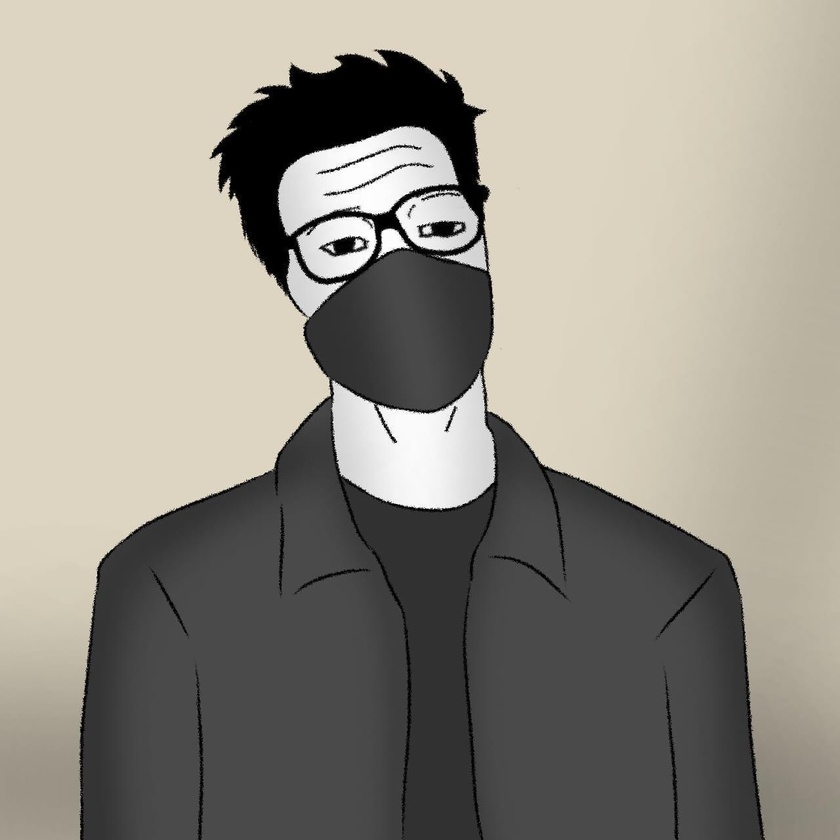
#> input picture images/mck.jpg, 840 x 840 px, shrunk from 1280 x 1280 before the run, found by its file name
$ python MultiScaleFeatures.py   (older library calls are emulated)
#> lines starting #> are read from the running program, lines starting #| are printed output that depends on the picture; after the words box and inside, x2 and y2 are one past the last pixel; in counts of white or black regions, pixels touching at a corner belong together
import cv2
import numpy as np
import matplotlib.pyplot as plt

# Hàm tính đạo hàm theo x và y
def compute_gradient(image):
    dx = cv2.Sobel(image, cv2.CV_64F, 1, 0, ksize=3)
    dy = cv2.Sobel(image, cv2.CV_64F, 0, 1, ksize=3)
    magnitude = np.sqrt(dx**2 + dy**2)
    angle = np.arctan2(dy, dx)
    return magnitude, angle

# Hàm phát hiện điểm đặc trưng
def detect_keypoints(image, threshold):
    gray = cv2.cvtColor(image, cv2.COLOR_BGR2GRAY)
    magnitude, angle = compute_gradient(gray)

    keypoints = []
    for i in range(1, magnitude.shape[0] - 1):
        for j in range(1, magnitude.shape[1] - 1):
            if magnitude[i, j] > threshold:
                # Kiểm tra xem điểm hiện tại có là điểm cực đại trong vùng lân cận không
                if (magnitude[i, j] > magnitude[i-1, j-1] and
                    magnitude[i, j] > magnitude[i-1, j] and
                    magnitude[i, j] > magnitude[i-1, j+1] and
                    magnitude[i, j] > magnitude[i, j-1] and
                    magnitude[i, j] > magnitude[i, j+1] and
                    magnitude[i, j] > magnitude[i+1, j-1] and
                    magnitude[i, j] > magnitude[i+1, j] and
                    magnitude[i, j] > magnitude[i+1, j+1]):
                    keypoints.append((i, j, magnitude[i, j], angle[i, j]))

    return keypoints

# Hàm mô tả điểm đặc trưng


def describe_keypoints(image, keypoints, patch_size=16):
    gray = cv2.cvtColor(image, cv2.COLOR_BGR2GRAY)
    descriptors = []
    for kp in keypoints:
        i, j, magnitude, angle = kp

        # Tính toán véc-tơ mô tả
        patch = gray[i-patch_size//2:i+patch_size //
                     2, j-patch_size//2:j+patch_size//2]
        hist = cv2.calcHist([patch], [0], None, [8], [0, 256])
        hist /= np.sum(hist)  # Chuẩn hóa histogram

        # Lưu trữ véc-tơ mô tả
        descriptors.append((i, j, magnitude, angle, hist))

    return descriptors


# Đường dẫn đến ảnh
image_path = r'C:\Users\nomdd\OneDrive\Pictures\Screenshots\mck.jpg'

# Đọc ảnh
image = cv2.imread(image_path)
#> image is the input picture: shape (840, 840, 3); mean B, G, R 135.3, 145.3, 149.6

# Thiết lập ngưỡng cho phát hiện điểm đặc trưng
threshold = 50

# Phát hiện điểm đặc trưng
keypoints = detect_keypoints(image, threshold)
#> in compute_gradient, `dx = cv2.Sobel(image, cv2.CV_64F, 1, 0, ksize=3)`:
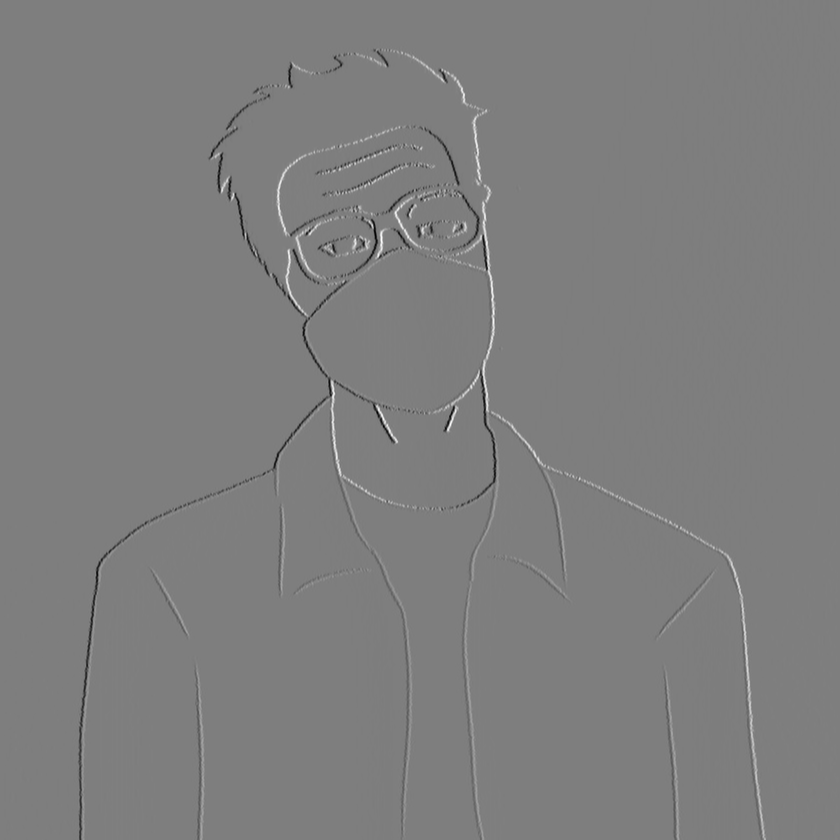
#> dx: shape (840, 840) float64; min -972, max 989, mean -0.2; drawn with min black and max white
#> in compute_gradient, `dy = cv2.Sobel(image, cv2.CV_64F, 0, 1, ksize=3)`:
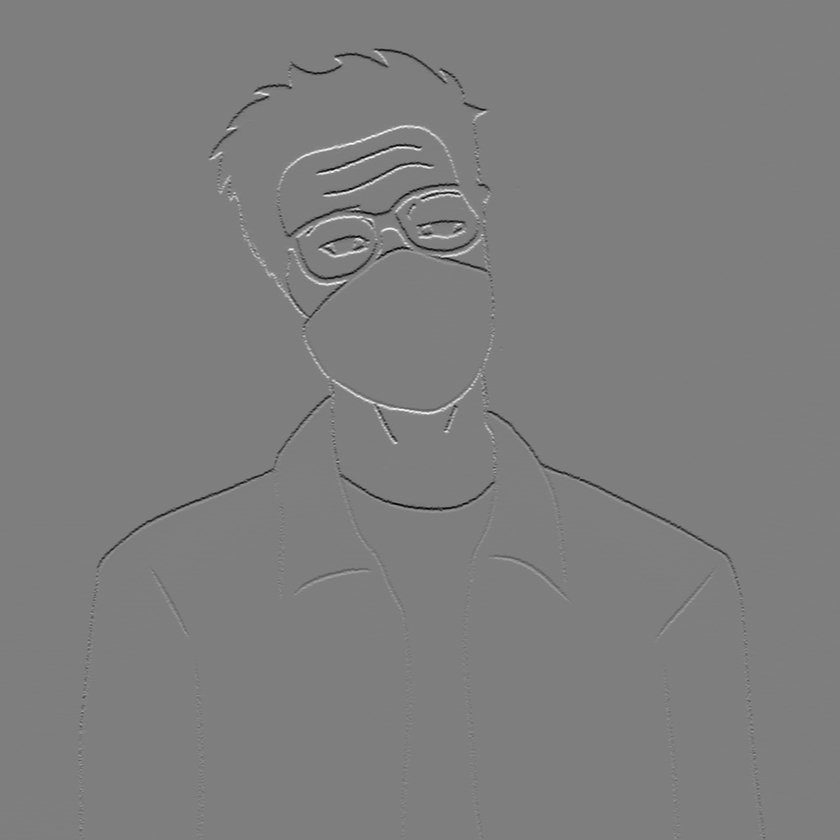
#> dy: shape (840, 840) float64; min -1004, max 1016, mean -1.2; drawn with min black and max white
#> in compute_gradient, `magnitude = np.sqrt(dx**2 + dy**2)`:
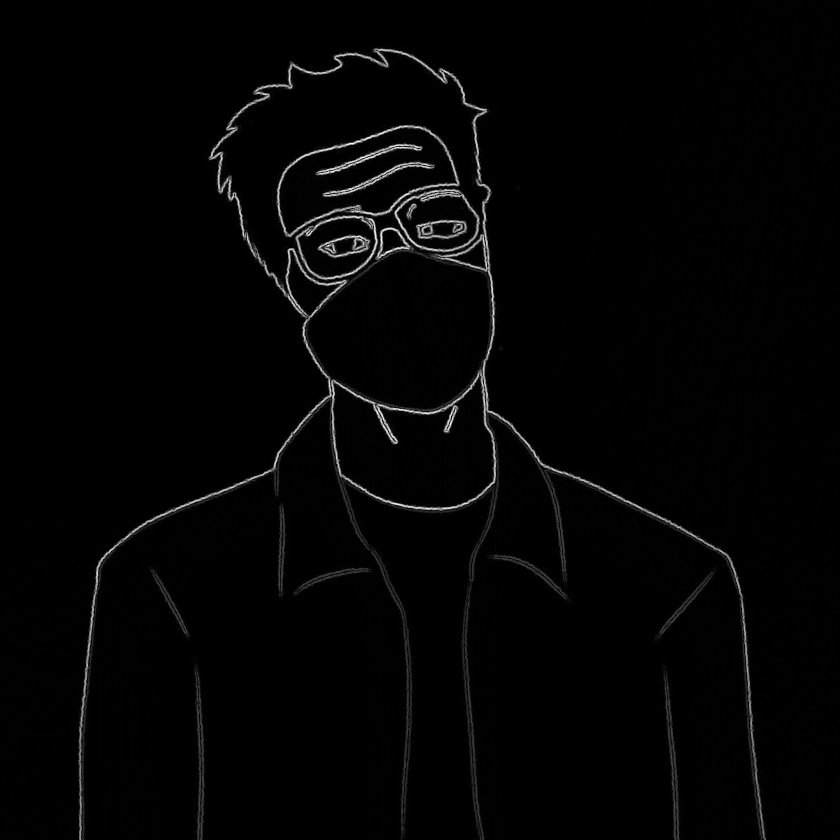
#> magnitude: shape (840, 840) float64; min 0, max 1042.9, mean 16.8; drawn with min black and max white
#> in compute_gradient, `angle = np.arctan2(dy, dx)`:
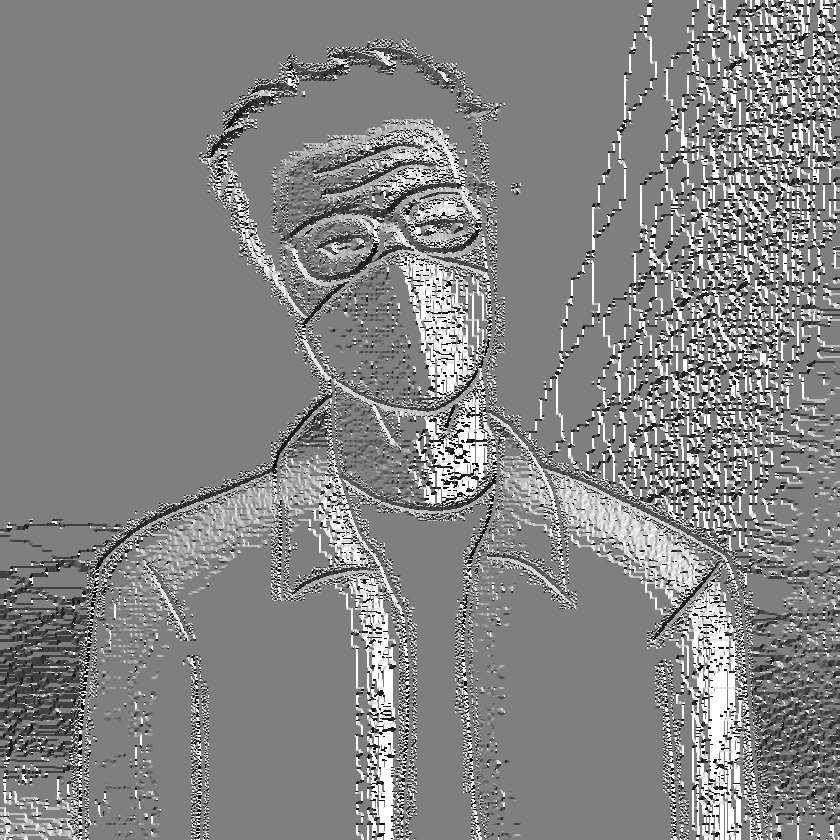
#> angle: shape (840, 840) float64; min -3.14, max 3.14, mean 0.14; drawn with min black and max white
#> after the loop in detect_keypoints, `for i in range(1, magnitude.shape[0] - 1):`: keypoints = 2328 items, first 6: (49, 375, 673.6, -1.89), (49, 381, 787, -1.57), (50, 385, 803.6, -1.4), (50, 388, 837.5, -1.43), (50, 392, 716, -1.58), (51, 375, 633.1, 1.77)

# Mô tả điểm đặc trưng
descriptors = describe_keypoints(image, keypoints)
#> the loop in describe_keypoints, `for kp in keypoints:` made 2328 passes
#> (i, j, magnitude, angle, hist) on passes 1 to 3: (49, 375, 673.6, -1.89, [15, 9, 4, 3, 7, 9, 207, 2]), (49, 381, 787, -1.57, [52, 11, 5, 4, 8, 10, 163, 3]), (50, 385, 803.6, -1.4, [83, 12, 6, 4, 6, 9, 131, 5])
#> after the loop in describe_keypoints, `for kp in keypoints:`: descriptors = 2328 items
#> descriptors = 2328 items

# Hiển thị ảnh gốc
plt.subplot(1, 2, 1)
plt.imshow(cv2.cvtColor(image, cv2.COLOR_BGR2RGB))
plt.title('Original Image')
plt.axis('off')

# Hiển thị ảnh với các điểm đặc trưng
image_with_keypoints = image.copy()
for kp in keypoints:
    i, j, _, _ = kp
    cv2.circle(image_with_keypoints, (j, i), 3, (0, 255, 0), -1)
#> this loop made 2328 passes
#> (kp, i, j) on passes 1 to 3: ((49, 375, 673.6, -1.89), 49, 375), ((49, 381, 787, -1.57), 49, 381), ((50, 385, 803.6, -1.4), 50, 385)
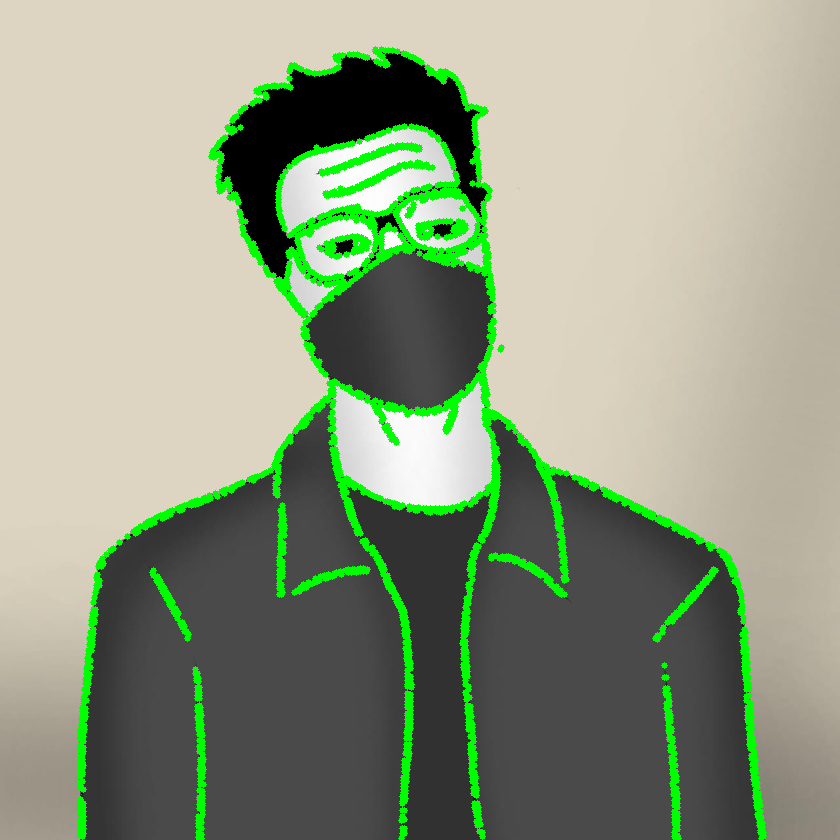
#> image_with_keypoints: shape (840, 840, 3); 6.06% of pixels changed, all inside (x1, y1, x2, y2) = (77, 46, 767, 840)

plt.subplot(1, 2, 2)
plt.imshow(cv2.cvtColor(image_with_keypoints, cv2.COLOR_BGR2RGB))
plt.title('Image with Keypoints')
plt.axis('off')

# Hiển thị kết quả
plt.show()
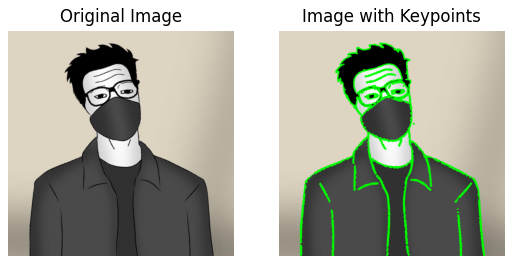
#> figure drawn by matplotlib, 2 panels

# In ra số lượng điểm đặc trưng được tìm thấy
print(f"Found {len(keypoints)} keypoints.")
#| Found 2328 keypoints.

# In ra thông tin của các điểm đặc trưng
for kp in descriptors:
    i, j, magnitude, angle, hist = kp
    print(
        f"Keypoint ({i}, {j}): Magnitude={magnitude}, Angle={angle}, Descriptor={hist}")
#> this loop made 2328 passes
#> (printed output is left out)

$ run again, with images/cay.jpg copied over images/mck.jpg
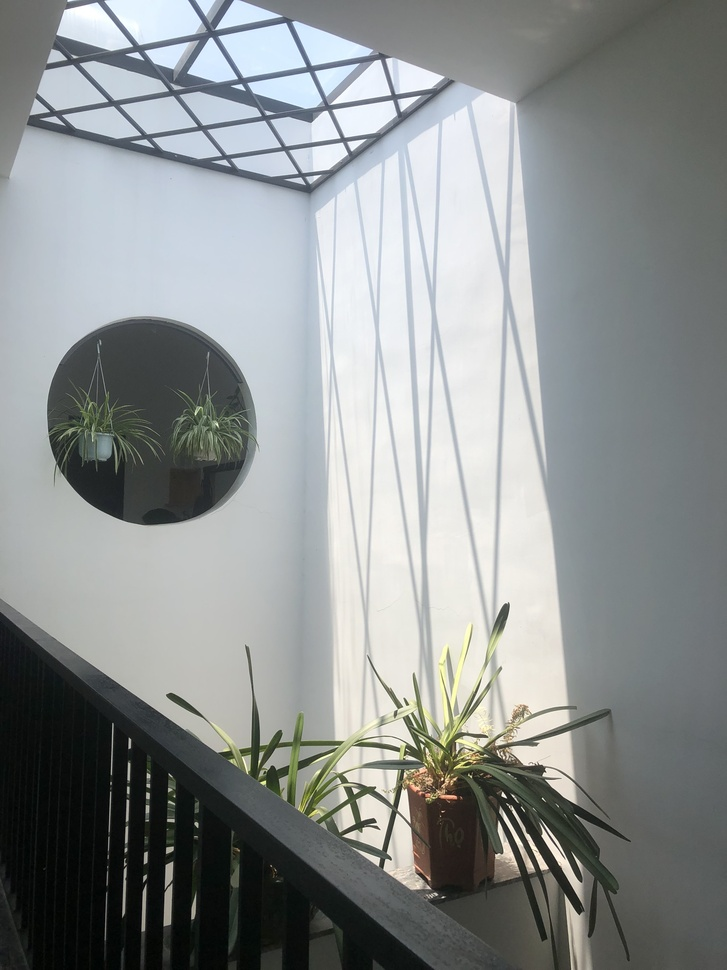
#> input picture images/cay.jpg, 727 x 970 px, shrunk from 1920 x 2560 before the run, found by its file name
#> image is the input picture: shape (970, 727, 3); mean B, G, R 144, 144.3, 140.2
#> in compute_gradient, `angle = np.arctan2(dy, dx)`:
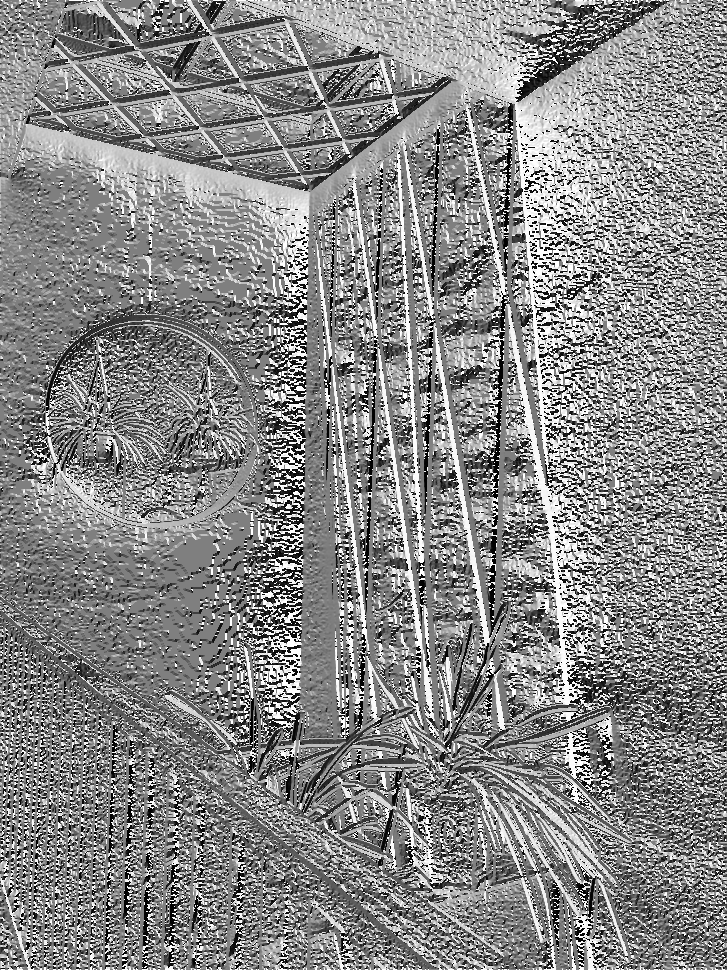
#> angle: shape (970, 727) float64; min -3.14, max 3.14, mean 0.205; drawn with min black and max white
#> after the loop in detect_keypoints, `for i in range(1, magnitude.shape[0] - 1):`: keypoints = 7553 items, first 6: (1, 69, 543.6, -1.77), (1, 242, 465.9, 1.85), (2, 96, 586.3, 1.54), (2, 105, 565.4, -0.614), (2, 223, 300.8, -2.59), (2, 232, 598.6, 0.554)
#> the loop in describe_keypoints, `for kp in keypoints:` made 7553 passes
#> after the loop in describe_keypoints, `for kp in keypoints:`: descriptors = 7553 items
#> the loop `for kp in keypoints:` made 7553 passes
#> (kp, i, j) on passes 1 to 3: ((1, 69, 543.6, -1.77), 1, 69), ((1, 242, 465.9, 1.85), 1, 242), ((2, 96, 586.3, 1.54), 2, 96)
#> `plt.show()`:
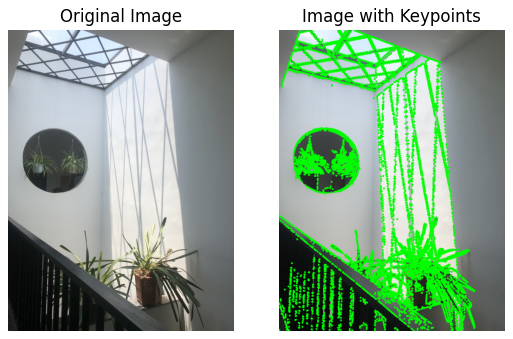
#> figure drawn by matplotlib, 2 panels
#| Found 7553 keypoints.
#> the loop `for kp in descriptors:` made 7553 passes
#> (printed output is left out)
